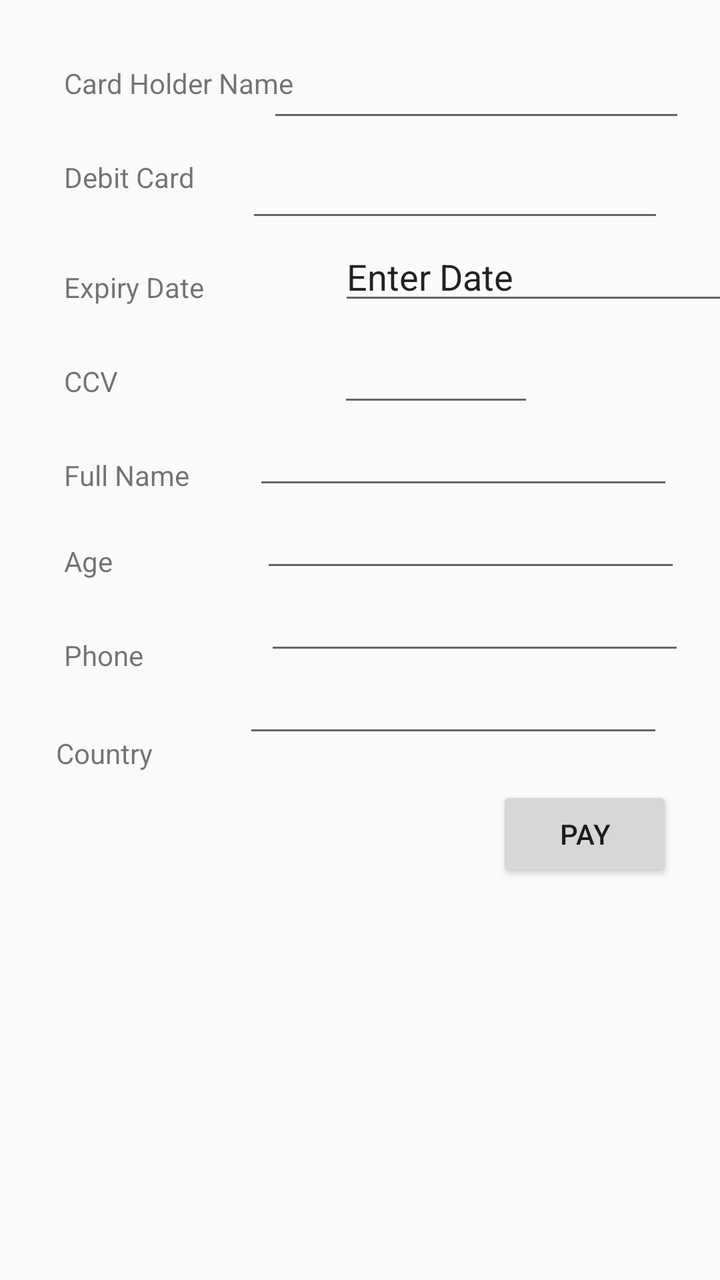
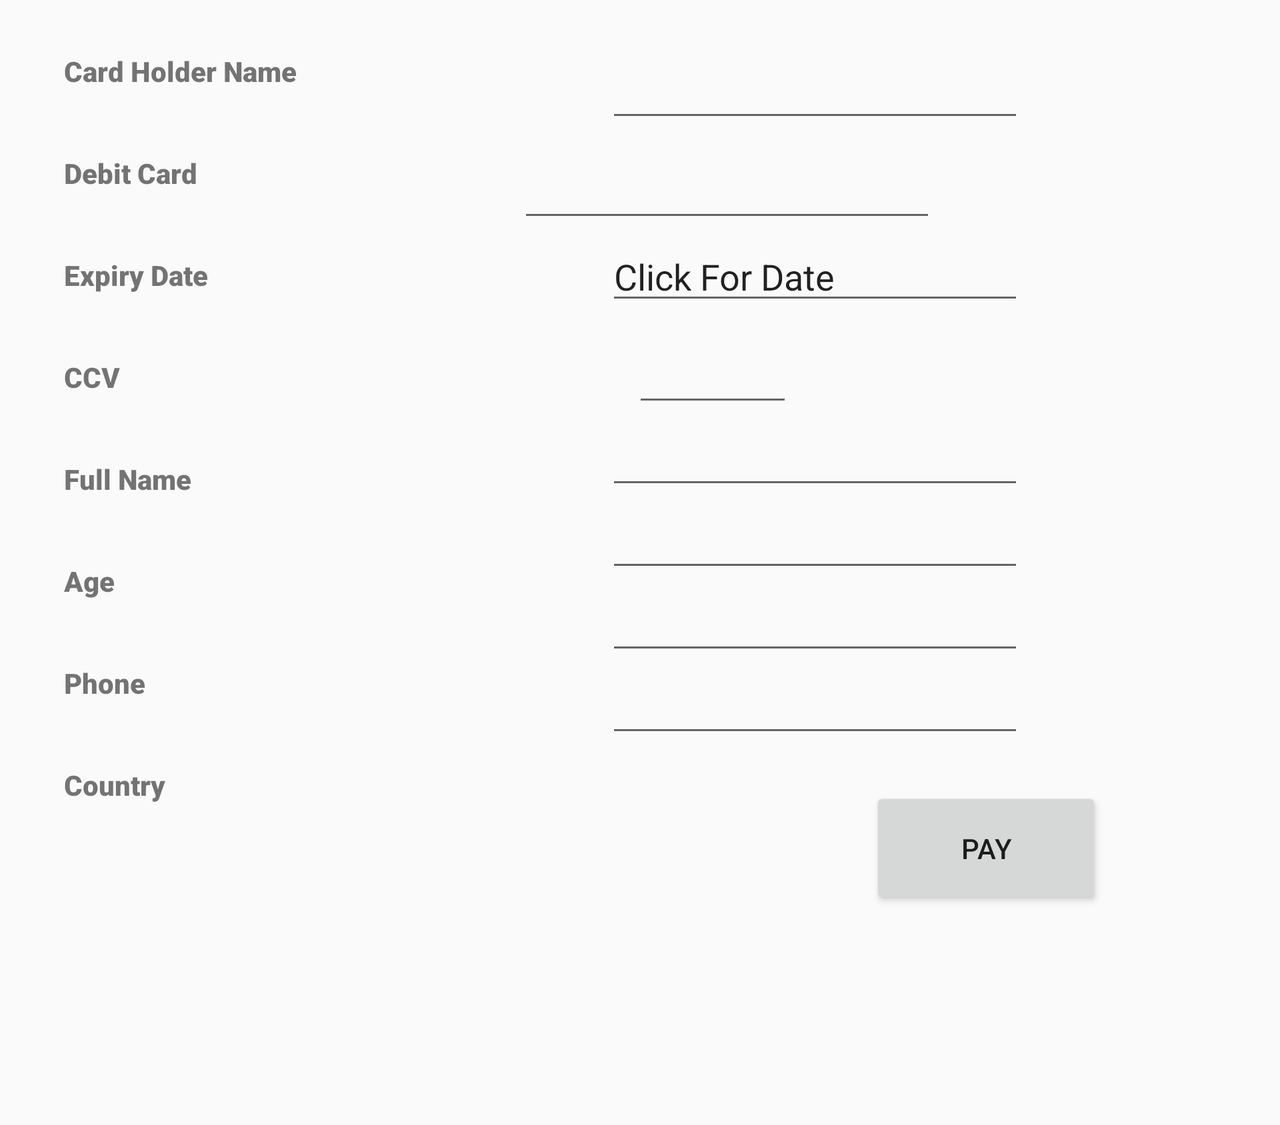

One screen, two layout resources from the same app: the default and the repository's alternative for another configuration. Each is rendered where Android would select it; the XML of both is given below.
<!-- AndroidManifest.xml: application theme AppTheme -->
<!-- res/layout/ali_debit_payment.xml -->
<?xml version="1.0" encoding="utf-8"?>
<androidx.constraintlayout.widget.ConstraintLayout xmlns:android="http://schemas.android.com/apk/res/android"
    xmlns:app="http://schemas.android.com/apk/res-auto"
    xmlns:tools="http://schemas.android.com/tools"
    android:layout_width="match_parent"
    android:layout_height="match_parent"
    tools:context=".aliActivityPayment">

    <TextView
        android:id="@+id/ibrahimTxtDebitCard"
        android:layout_width="77dp"
        android:layout_height="27dp"
        android:layout_marginStart="32dp"
        android:layout_marginTop="28dp"
        android:text="Debit Card"
        app:layout_constraintStart_toStartOf="parent"
        app:layout_constraintTop_toBottomOf="@+id/ibrahimTxtCardName" />

    <TextView
        android:id="@+id/ibrahimTxtPhone"
        android:layout_width="46dp"
        android:layout_height="21dp"
        android:layout_marginStart="32dp"
        android:layout_marginTop="28dp"
        android:text="Phone"
        app:layout_constraintStart_toStartOf="parent"
        app:layout_constraintTop_toBottomOf="@+id/ibrahimTxtAge" />

    <TextView
        android:id="@+id/ibrahimTxtAge"
        android:layout_width="wrap_content"
        android:layout_height="wrap_content"
        android:layout_marginStart="32dp"
        android:layout_marginTop="24dp"
        android:text="Age"
        app:layout_constraintStart_toStartOf="parent"
        app:layout_constraintTop_toBottomOf="@+id/ibrahimTxtFullName" />

    <EditText
        android:id="@+id/ibrahimInsertFullname"
        android:layout_width="wrap_content"
        android:layout_height="wrap_content"
        android:layout_marginStart="75dp"
        android:layout_marginEnd="28dp"
        android:ems="10"
        android:inputType="textPersonName"
        app:layout_constraintEnd_toEndOf="parent"
        app:layout_constraintHorizontal_bias="0.909"
        app:layout_constraintStart_toEndOf="@+id/ibrahimTxtFullName"
        app:layout_constraintTop_toBottomOf="@+id/ibrahimInsertCCV" />

    <EditText
        android:id="@+id/ibrahimInsertCreditCard"
        android:layout_width="209dp"
        android:layout_height="50dp"
        android:layout_marginStart="58dp"
        android:layout_marginEnd="28dp"
        android:ems="10"
        android:inputType="number"
        app:layout_constraintEnd_toEndOf="parent"
        app:layout_constraintHorizontal_bias="0.25"
        app:layout_constraintStart_toEndOf="@+id/ibrahimTxtCreditCard"
        app:layout_constraintTop_toBottomOf="@+id/ibrahimInsertCardName" />

    <TextView
        android:id="@+id/ibrahimTxtFullName"
        android:layout_width="wrap_content"
        android:layout_height="wrap_content"
        android:layout_marginStart="32dp"
        android:layout_marginTop="28dp"
        android:text="Full Name"
        app:layout_constraintStart_toStartOf="parent"
        app:layout_constraintTop_toBottomOf="@+id/ibrahimTxtCCV" />

    <TextView
        android:id="@+id/ibrahimTxtCountry"
        android:layout_width="wrap_content"
        android:layout_height="wrap_content"
        android:layout_marginStart="28dp"
        android:layout_marginTop="28dp"
        android:text="Country"
        app:layout_constraintStart_toStartOf="parent"
        app:layout_constraintTop_toBottomOf="@+id/ibrahimTxtPhone" />

    <EditText
        android:id="@+id/ibrahimInsertCountry"
        android:layout_width="wrap_content"
        android:layout_height="wrap_content"
        android:layout_marginEnd="28dp"
        android:layout_marginBottom="112dp"
        android:ems="10"
        android:inputType="textPersonName"
        app:layout_constraintBottom_toBottomOf="parent"
        app:layout_constraintEnd_toEndOf="parent"
        app:layout_constraintHorizontal_bias="0.989"
        app:layout_constraintStart_toEndOf="@+id/ibrahimTxtCountry"
        app:layout_constraintTop_toBottomOf="@+id/ibrahimInsertPhone"
        app:layout_constraintVertical_bias="0.0" />

    <EditText
        android:id="@+id/ibrahimInsertAge"
        android:layout_width="wrap_content"
        android:layout_height="wrap_content"
        android:ems="10"
        android:inputType="number"
        app:layout_constraintEnd_toEndOf="parent"
        app:layout_constraintHorizontal_bias="0.79"
        app:layout_constraintStart_toEndOf="@+id/ibrahimTxtAge"
        app:layout_constraintTop_toBottomOf="@+id/ibrahimInsertFullname" />

    <TextView
        android:id="@+id/ibrahimTxtDate"
        android:layout_width="wrap_content"
        android:layout_height="wrap_content"
        android:layout_marginStart="32dp"
        android:layout_marginTop="28dp"
        android:text="Expiry Date"
        app:layout_constraintStart_toStartOf="parent"
        app:layout_constraintTop_toBottomOf="@+id/ibrahimTxtDebitCard" />

    <TextView
        android:id="@+id/ibrahimTxtCardName"
        android:layout_width="wrap_content"
        android:layout_height="wrap_content"
        android:layout_marginStart="32dp"
        android:layout_marginTop="32dp"
        android:text="Card Holder Name"
        app:layout_constraintStart_toStartOf="parent"
        app:layout_constraintTop_toTopOf="parent" />

    <EditText
        android:id="@+id/ibrahimInsertCardName"
        android:layout_width="209dp"
        android:layout_height="50dp"
        android:layout_marginStart="10dp"
        android:layout_marginTop="16dp"
        android:layout_marginEnd="28dp"
        android:ems="10"
        android:inputType="textPersonName"
        app:layout_constraintEnd_toEndOf="parent"
        app:layout_constraintHorizontal_bias="0.687"
        app:layout_constraintStart_toEndOf="@+id/ibrahimTxtCardName"
        app:layout_constraintTop_toTopOf="parent" />

    <EditText
        android:id="@+id/ibrahimInsertPhone"
        android:layout_width="wrap_content"
        android:layout_height="wrap_content"
        android:ems="10"
        android:inputType="phone"
        app:layout_constraintEnd_toEndOf="parent"
        app:layout_constraintHorizontal_bias="0.756"
        app:layout_constraintStart_toEndOf="@+id/ibrahimTxtPhone"
        app:layout_constraintTop_toBottomOf="@+id/ibrahimInsertAge" />

    <TextView
        android:id="@+id/ibrahimTxtCCV"
        android:layout_width="wrap_content"
        android:layout_height="wrap_content"
        android:layout_marginStart="32dp"
        android:layout_marginTop="28dp"
        android:text="CCV"
        app:layout_constraintStart_toStartOf="parent"
        app:layout_constraintTop_toBottomOf="@+id/ibrahimTxtDate" />

    <EditText
        android:id="@+id/ibrahimInsertCCV"
        android:layout_width="98dp"
        android:layout_height="51dp"
        android:layout_marginStart="110dp"
        android:ems="10"
        android:inputType="number"
        app:layout_constraintStart_toEndOf="@+id/ibrahimTxtCCV"
        app:layout_constraintTop_toBottomOf="@+id/ibrahimInsertDate" />

    <EditText
        android:id="@+id/ibrahimInsertDate"
        android:layout_width="wrap_content"
        android:layout_height="wrap_content"
        android:layout_marginStart="67dp"

        android:layout_marginEnd="28dp"
        android:ems="10"
        android:inputType="date"
        android:text="Enter Date"
        app:layout_constraintEnd_toEndOf="parent"
        app:layout_constraintHorizontal_bias="0.0"
        app:layout_constraintStart_toEndOf="@+id/ibrahimTxtDate"
        app:layout_constraintTop_toBottomOf="@+id/ibrahimInsertCreditCard" />

    <Button
        android:id="@+id/ibrahimPayBtn"
        android:layout_width="wrap_content"
        android:layout_height="wrap_content"
        android:layout_marginBottom="108dp"
        android:text="Pay"
        app:layout_constraintBottom_toBottomOf="parent"
        app:layout_constraintEnd_toEndOf="parent"
        app:layout_constraintHorizontal_bias="0.913"
        app:layout_constraintStart_toStartOf="parent"
        app:layout_constraintTop_toBottomOf="@+id/ibrahimInsertCountry"
        app:layout_constraintVertical_bias="0.174" />

</androidx.constraintlayout.widget.ConstraintLayout>
<!-- resources referenced by this layout -->
<resources>
  <style name="AppTheme" parent="Theme.AppCompat.Light.DarkActionBar">
          
          <item name="colorPrimary">@color/colorPrimary</item>
          <item name="colorPrimaryDark">@color/colorPrimaryDark</item>
          <item name="colorAccent">@color/colorAccent</item>
      </style>
  <color name="colorPrimary">#6200EE</color>
  <color name="colorPrimaryDark">#3700B3</color>
  <color name="colorAccent">#03DAC5</color>
</resources>
<!-- res/layout-land/ali_debit_payment.xml (the repository's variant of the layout above) -->
<!-- drawn on the phone turned sideways -->
<?xml version="1.0" encoding="utf-8"?>
<ScrollView
    xmlns:android="http://schemas.android.com/apk/res/android"
    xmlns:app="http://schemas.android.com/apk/res-auto"
    xmlns:tools="http://schemas.android.com/tools"
    android:layout_width="match_parent"
    android:layout_height="match_parent">

    <androidx.constraintlayout.widget.ConstraintLayout
        android:layout_width="match_parent"
        android:layout_height="match_parent"
        tools:context=".aliActivityPayment">

        <TextView
            android:id="@+id/ibrahimTxtDebitCard"
            android:layout_width="143dp"
            android:layout_height="25dp"
            android:layout_marginStart="32dp"
            android:layout_marginTop="26dp"
            android:fontFamily="sans-serif-black"
            android:text="@string/ibrahimTxtDebitCard"
            app:layout_constraintStart_toStartOf="parent"
            app:layout_constraintTop_toBottomOf="@+id/ibrahimTxtCardName" />

        <TextView
            android:id="@+id/ibrahimTxtPhone"
            android:layout_width="143dp"
            android:layout_height="25dp"
            android:layout_marginStart="32dp"
            android:layout_marginTop="26dp"
            android:fontFamily="sans-serif-black"
            android:text="@string/ibrahimTxtPhone"
            app:layout_constraintStart_toStartOf="parent"
            app:layout_constraintTop_toBottomOf="@+id/ibrahimTxtAge" />

        <TextView
            android:id="@+id/ibrahimTxtAge"
            android:layout_width="143dp"
            android:layout_height="25dp"
            android:layout_marginStart="32dp"
            android:layout_marginTop="26dp"
            android:fontFamily="sans-serif-black"
            android:text="@string/ibrahimTxtAge"
            app:layout_constraintStart_toStartOf="parent"
            app:layout_constraintTop_toBottomOf="@+id/ibrahimTxtFullName" />

        <EditText
            android:id="@+id/ibrahimInsertFullname"
            android:layout_width="209dp"
            android:layout_height="wrap_content"
            android:ems="10"
            android:inputType="textPersonName"
            app:layout_constraintEnd_toEndOf="parent"
            app:layout_constraintStart_toEndOf="@+id/ibrahimTxtFullName"
            app:layout_constraintTop_toBottomOf="@+id/ibrahimInsertCCV" />

        <EditText
            android:id="@+id/ibrahimInsertCreditCard"
            android:layout_width="209dp"
            android:layout_height="50dp"
            android:layout_marginEnd="172dp"
            android:ems="10"
            android:inputType="number"
            android:maxLength="16"
            app:layout_constraintEnd_toEndOf="parent"
            app:layout_constraintHorizontal_bias="0.485"
            app:layout_constraintStart_toEndOf="@+id/ibrahimTxtCreditCard"
            app:layout_constraintTop_toBottomOf="@+id/ibrahimInsertCardName" />

        <TextView
            android:id="@+id/ibrahimTxtFullName"
            android:layout_width="143dp"
            android:layout_height="25dp"
            android:layout_marginStart="32dp"
            android:layout_marginTop="26dp"
            android:fontFamily="sans-serif-black"
            android:text="@string/ibrahimTxtFullname"
            app:layout_constraintStart_toStartOf="parent"
            app:layout_constraintTop_toBottomOf="@+id/ibrahimTxtCCV" />

        <TextView
            android:id="@+id/ibrahimTxtCountry"
            android:layout_width="143dp"
            android:layout_height="25dp"
            android:layout_marginStart="32dp"
            android:layout_marginTop="26dp"
            android:fontFamily="sans-serif-black"
            android:text="@string/ibrahimTxtCountry"
            app:layout_constraintStart_toStartOf="parent"
            app:layout_constraintTop_toBottomOf="@+id/ibrahimTxtPhone" />

        <EditText
            android:id="@+id/ibrahimInsertCountry"
            android:layout_width="209dp"
            android:layout_height="wrap_content"
            android:layout_marginBottom="112dp"
            android:ems="10"
            android:inputType="textPersonName"
            app:layout_constraintBottom_toBottomOf="parent"
            app:layout_constraintEnd_toEndOf="parent"
            app:layout_constraintStart_toEndOf="@+id/ibrahimTxtCountry"
            app:layout_constraintTop_toBottomOf="@+id/ibrahimInsertPhone"
            app:layout_constraintVertical_bias="0.0" />

        <EditText
            android:id="@+id/ibrahimInsertAge"
            android:layout_width="209dp"
            android:layout_height="wrap_content"
            android:ems="10"
            android:inputType="number"
            app:layout_constraintEnd_toEndOf="parent"
            app:layout_constraintStart_toEndOf="@+id/ibrahimTxtAge"
            app:layout_constraintTop_toBottomOf="@+id/ibrahimInsertFullname" />

        <TextView
            android:id="@+id/ibrahimTxtDate"
            android:layout_width="143dp"
            android:layout_height="25dp"
            android:layout_marginStart="32dp"
            android:layout_marginTop="26dp"
            android:fontFamily="sans-serif-black"
            android:text="@string/ibrahimTxtExpiryDate"
            app:layout_constraintStart_toStartOf="parent"
            app:layout_constraintTop_toBottomOf="@+id/ibrahimTxtDebitCard" />

        <TextView
            android:id="@+id/ibrahimTxtCardName"
            android:layout_width="143dp"
            android:layout_height="25dp"
            android:layout_marginStart="32dp"
            android:layout_marginTop="26dp"
            android:fontFamily="sans-serif-black"
            android:text="@string/ibrahimTxtCardHolder"
            app:layout_constraintStart_toStartOf="parent"
            app:layout_constraintTop_toTopOf="parent" />

        <EditText
            android:id="@+id/ibrahimInsertCardName"
            android:layout_width="209dp"
            android:layout_height="50dp"
            android:layout_marginTop="16dp"
            android:ems="10"
            android:inputType="textPersonName"
            app:layout_constraintEnd_toEndOf="parent"
            app:layout_constraintStart_toEndOf="@+id/ibrahimTxtCardName"
            app:layout_constraintTop_toTopOf="parent" />

        <EditText
            android:id="@+id/ibrahimInsertPhone"
            android:layout_width="209dp"
            android:layout_height="wrap_content"
            android:ems="10"
            android:inputType="phone"
            android:maxLength="10"
            app:layout_constraintEnd_toEndOf="parent"
            app:layout_constraintStart_toEndOf="@+id/ibrahimTxtPhone"
            app:layout_constraintTop_toBottomOf="@+id/ibrahimInsertAge" />

        <TextView
            android:id="@+id/ibrahimTxtCCV"
            android:layout_width="143dp"
            android:layout_height="25dp"
            android:layout_marginStart="32dp"
            android:layout_marginTop="26dp"
            android:fontFamily="sans-serif-black"
            android:text="@string/ibrahimTxtCCV"
            app:layout_constraintStart_toStartOf="parent"
            app:layout_constraintTop_toBottomOf="@+id/ibrahimTxtDate" />

        <EditText
            android:id="@+id/ibrahimInsertCCV"
            android:layout_width="80dp"
            android:layout_height="51dp"
            android:ems="10"
            android:inputType="number"
            android:maxLength="3"
            app:layout_constraintEnd_toEndOf="parent"
            app:layout_constraintHorizontal_bias="0.367"
            app:layout_constraintStart_toEndOf="@+id/ibrahimTxtCCV"
            app:layout_constraintTop_toBottomOf="@+id/ibrahimInsertDate" />

        <EditText
            android:id="@+id/ibrahimInsertDate"
            android:layout_width="209dp"
            android:layout_height="wrap_content"
            android:ems="10"
            android:inputType="date"
            android:text="@string/ibrahimEditExpiryDate"
            app:layout_constraintEnd_toEndOf="parent"
            app:layout_constraintStart_toEndOf="@+id/ibrahimTxtDate"
            app:layout_constraintTop_toBottomOf="@+id/ibrahimInsertCreditCard" />

        <Button
            android:id="@+id/ibrahimPayBtn"
            android:layout_width="116dp"
            android:layout_height="61dp"
            android:layout_marginTop="20dp"
            android:layout_marginBottom="108dp"
            android:onClick="onClick"
            android:text="@string/ibrahimTxtPayBtn"
            app:layout_constraintBottom_toBottomOf="parent"
            app:layout_constraintEnd_toEndOf="parent"
            app:layout_constraintHorizontal_bias="0.83"
            app:layout_constraintStart_toStartOf="parent"
            app:layout_constraintTop_toBottomOf="@+id/ibrahimInsertCountry"
            app:layout_constraintVertical_bias="0.0" />

    </androidx.constraintlayout.widget.ConstraintLayout>
</ScrollView>
<!-- resources referenced by the variant -->
<!-- as the phone turned sideways resolves them -->
<resources>
  <string name="ibrahimEditExpiryDate">Click For Date</string>
  <string name="ibrahimTxtAge">Age</string>
  <string name="ibrahimTxtCCV">CCV</string>
  <string name="ibrahimTxtCardHolder">Card Holder Name</string>
  <string name="ibrahimTxtCountry">Country</string>
  <string name="ibrahimTxtDebitCard">Debit Card</string>
  <string name="ibrahimTxtExpiryDate">Expiry Date</string>
  <string name="ibrahimTxtFullname">Full Name</string>
  <string name="ibrahimTxtPayBtn">Pay</string>
  <string name="ibrahimTxtPhone">Phone</string>
  <style name="AppTheme" parent="Theme.AppCompat.Light.DarkActionBar">
          
          <item name="colorPrimary">@color/colorPrimary</item>
          <item name="colorPrimaryDark">@color/colorPrimaryDark</item>
          <item name="colorAccent">@color/colorAccent</item>
      </style>
  <color name="colorPrimary">#6200EE</color>
  <color name="colorPrimaryDark">#3700B3</color>
  <color name="colorAccent">#03DAC5</color>
</resources>
